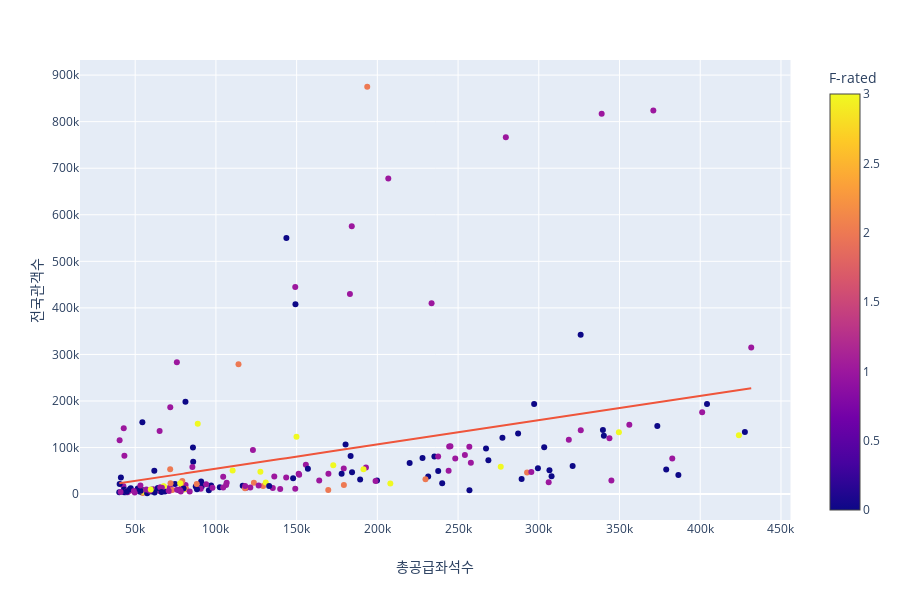

Notebook cell for this chart:
### Code cell
px.scatter(g2, x='총공급좌석수', y='전국관객수', color='F-rated', hover_name='영화명', trendline='ols')

### Figure 1 — Plotly figure (JSON) as saved in the notebook; plotly's stock layout.template omitted (floating-point values rounded to 4 significant figures; data arrays with more than 128 entries replaced by an {"elided": "..."} marker saying what was removed)
{"data": [{"hoverlabel": {"namelength": 0}, "hovertemplate": "<b>%{hovertext}</b><br><br>총공급좌석수=%{x}<br>전국관객수=%{y}<br>F-rated=%{marker.color}", "hovertext": {"elided": "195 str values"}, "legendgroup": "", "marker": {"color": {"elided": "195 int values"}, "coloraxis": "coloraxis", "symbol": "circle"}, "mode": "markers", "name": "", "showlegend": false, "type": "scatter", "x": {"elided": "195 int values"}, "xaxis": "x", "y": {"elided": "195 int values"}, "yaxis": "y"}, {"hoverlabel": {"namelength": 0}, "hovertemplate": "<b>OLS trendline</b><br>전국관객수 = 0.521769 * 총공급좌석수 + 2302.690873<br>R<sup>2</sup>=0.136295<br><br>총공급좌석수=%{x}<br>전국관객수=%{y} <b>(trend)</b>", "legendgroup": "", "marker": {"symbol": "circle"}, "mode": "lines", "name": "", "showlegend": false, "type": "scatter", "x": {"elided": "195 int values"}, "xaxis": "x", "y": {"elided": "195 float values"}, "yaxis": "y"}], "layout": {"coloraxis": {"colorbar": {"title": {"text": "F-rated"}}, "colorscale": [[0, "#0d0887"], [0.1111, "#46039f"], [0.2222, "#7201a8"], [0.3333, "#9c179e"], [0.4444, "#bd3786"], [0.5556, "#d8576b"], [0.6667, "#ed7953"], [0.7778, "#fb9f3a"], [0.8889, "#fdca26"], [1, "#f0f921"]]}, "height": 600, "legend": {"tracegroupgap": 0}, "margin": {"t": 60}, "xaxis": {"anchor": "y", "domain": [0, 0.98], "title": {"text": "총공급좌석수"}}, "yaxis": {"anchor": "x", "domain": [0, 1], "title": {"text": "전국관객수"}}}}
